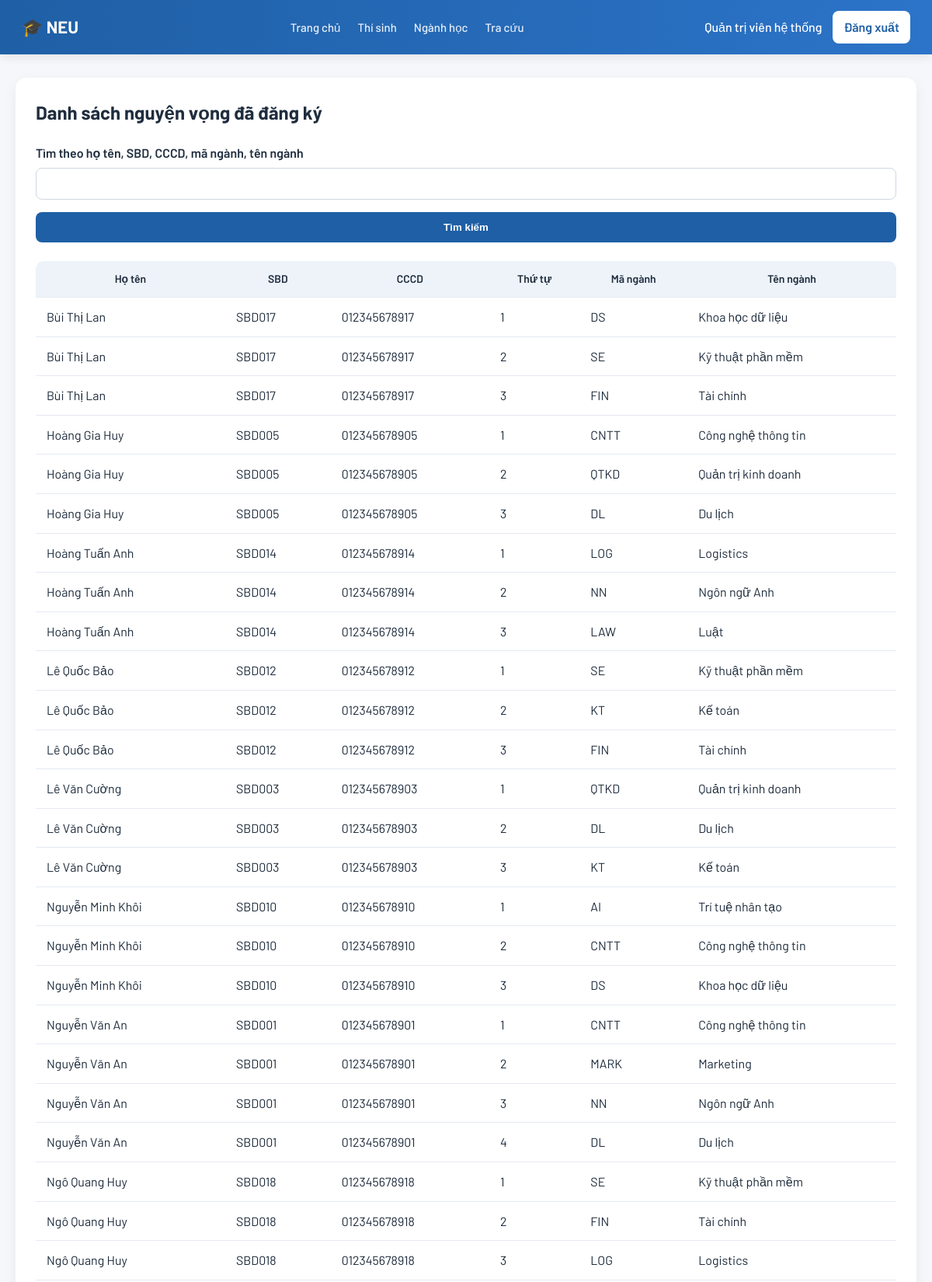
The app's page /preferences/admin (signed in, upper part) with its own data.
### tables this page shows
CREATE TABLE nguyen_vong (
    id INTEGER PRIMARY KEY AUTOINCREMENT,
    thi_sinh_id INTEGER NOT NULL,
    nganh_id INTEGER NOT NULL,
    thu_tu INTEGER NOT NULL,
    FOREIGN KEY (thi_sinh_id) REFERENCES thi_sinh(id)
        ON UPDATE CASCADE
        ON DELETE CASCADE,
    FOREIGN KEY (nganh_id) REFERENCES nganh_hoc(id)
        ON UPDATE CASCADE
        ON DELETE RESTRICT,
    CHECK (thu_tu > 0),
    UNIQUE (thi_sinh_id, nganh_id),
    UNIQUE (thi_sinh_id, thu_tu)
);

CREATE TABLE thi_sinh (
    id INTEGER PRIMARY KEY AUTOINCREMENT,
    cccd TEXT UNIQUE,
    sbd TEXT UNIQUE,
    ma_ho_so TEXT UNIQUE,
    ho_ten TEXT NOT NULL,
    ngay_sinh TEXT,
    gioi_tinh TEXT,
    dan_toc TEXT,
    noi_sinh TEXT,
    doi_tuong_uu_tien TEXT,
    khu_vuc_uu_tien TEXT,
    diem_cong_xet_tuyen REAL,
    tinh_tp TEXT,
    quan_huyen TEXT,
    nam_tot_nghiep INTEGER,
    hoc_luc TEXT,
    hanh_kiem TEXT,
    diem_tb_lop_12 REAL,
    ma_tinh_lop_12 TEXT,
    ma_truong_lop_12 TEXT,
    diem_toan REAL,
    diem_van REAL,
    diem_ly REAL,
    diem_ngoai_ngu REAL,
    ma_mon_ngoai_ngu TEXT,
    diem_xet_tot_nghiep REAL,
    diem_thpt REAL,
    diem_dgnl_dgtd REAL,
    diem_ccqt_thpt REAL,
    diem_sat_act REAL,
    diem_pt_khac REAL,
    diem_max_xet_tuyen REAL
);

CREATE TABLE nganh_hoc (
    id INTEGER PRIMARY KEY AUTOINCREMENT,
    ma_nganh TEXT NOT NULL UNIQUE,
    ten_nganh TEXT NOT NULL,
    mo_ta TEXT
);

### preferences/views.py (the view)
@preferences_bp.route("/admin")
@login_required
@role_required("admin")
def admin_preferences():
    keyword = request.args.get("keyword", "").strip()
    conn = get_db_connection()
    if keyword:
        preferences = conn.execute(
            """
            SELECT
                nv.id,
                nv.thu_tu,
                ts.ho_ten,
                ts.sbd,
                ts.cccd,
                nh.ma_nganh,
                nh.ten_nganh
            FROM nguyen_vong nv
            JOIN thi_sinh ts ON nv.thi_sinh_id = ts.id
            JOIN nganh_hoc nh ON nv.nganh_id = nh.id
            WHERE ts.ho_ten LIKE ?
               OR ts.sbd LIKE ?
               OR ts.cccd LIKE ?
               OR nh.ma_nganh LIKE ?
               OR nh.ten_nganh LIKE ?
            ORDER BY ts.ho_ten ASC, nv.thu_tu ASC
            """,
            (
                f"%{keyword}%",
                f"%{keyword}%",
                f"%{keyword}%",
                f"%{keyword}%",
                f"%{keyword}%"
            )
        ).fetchall()
    else:
        preferences = conn.execute(
            """
            SELECT
                nv.id,
                nv.thu_tu,
                ts.ho_ten,
                ts.sbd,
                ts.cccd,
                nh.ma_nganh,
                nh.ten_nganh
            FROM nguyen_vong nv
            JOIN thi_sinh ts ON nv.thi_sinh_id = ts.id
            JOIN nganh_hoc nh ON nv.nganh_id = nh.id
            ORDER BY ts.ho_ten ASC, nv.thu_tu ASC
            """
        ).fetchall()
    conn.close()
    return render_template("admin_preferences.html", preferences=preferences, keyword=keyword)

### preferences/views.py (called while the page is built)
def get_db_connection():
    conn = sqlite3.connect(DATABASE)
    conn.row_factory = sqlite3.Row
    return conn

def login_required(func):
    @wraps(func)
    def wrapper(*args, **kwargs):
        if not session.get("user_id"):
            return redirect(url_for("auth.login"))
        return func(*args, **kwargs)
    return wrapper

def role_required(role):
    def decorator(func):
        @wraps(func)
        def wrapper(*args, **kwargs):
            if session.get("role") != role:
                return "Bạn không có quyền truy cập.", 403
            return func(*args, **kwargs)
        return wrapper
    return decorator

### templates/admin_preferences.html (shortened to what this page needs)
{% extends "base.html" %}
{% block content %}
<div class="page-card">
    <div class="page-header">
        <h2>Danh sách nguyện vọng đã đăng ký</h2>
    </div>
    <form method="GET" class="form-grid">
        <div class="form-group">
            <label>Tìm theo họ tên, SBD, CCCD, mã ngành, tên ngành</label>
            <input type="text" name="keyword" value="{{ keyword or '' }}">
        </div>
        <div class="form-group">
            <button type="submit" class="btn-submit">Tìm kiếm</button>
        </div>
    </form>
    <table class="data-table">
        <thead>
            <tr>
                <th>Họ tên</th>
                <th>SBD</th>
                <th>CCCD</th>
                <th>Thứ tự</th>
                <th>Mã ngành</th>
                <th>Tên ngành</th>
            </tr>
        </thead>
        <tbody>
            {% for item in preferences %}
            <tr>
                <td>{{ item.ho_ten }}</td>
                <td>{{ item.sbd }}</td>
                <td>{{ item.cccd }}</td>
                <td>{{ item.thu_tu }}</td>
                <td>{{ item.ma_nganh }}</td>
                <td>{{ item.ten_nganh }}</td>
            </tr>
            {% else %}
            <tr>
                <td colspan="6">Không có dữ liệu.</td>
            </tr>
            {% endfor %}
        </tbody>
    </table>
</div>
{% endblock %}

### static/style.css (style rules this page uses)
* { margin: 0; padding: 0; box-sizing: border-box; }
body { font-family: 'Barlow', sans-serif; background: #f5f7fb; color: #1f2d3d; line-height: 1.6; }
.page-card { background: #fff; border-radius: 14px; padding: 26px; box-shadow: 0 6px 18px rgba(0,0,0,0.06); }
.page-header { display: flex; justify-content: space-between; align-items: center; margin-bottom: 20px; }
.btn-submit, .btn-action, .btn-small { border: none; cursor: pointer; font-weight: 600; border-radius: 8px; transition: all 0.2s ease; }
.btn-submit { width: 100%; padding: 12px; background: #1f5fa5; color: white; }
.form-grid { display: grid; gap: 16px; margin-bottom: 24px; }
.form-group label { font-weight: 600; margin-bottom: 6px; display: block; }
.form-group input, .form-group select { width: 100%; padding: 11px 13px; border-radius: 8px; border: 1px solid #d0d7e2; font-size: 15px; transition: 0.2s; }
.data-table { width: 100%; border-collapse: collapse; margin-top: 20px; border-radius: 10px; overflow: hidden; }
.data-table th { background: #eef3fa; font-weight: 600; font-size: 14px; }
.data-table th, .data-table td { padding: 12px 14px; border-bottom: 1px solid #e5eaf2; }

### records on screen
nguyen_vong: ho_ten "Bùi Thị Lan", sbd "SBD017", cccd "012345678917", thu_tu "1", ma_nganh "DS", ten_nganh "Khoa học dữ liệu"
nguyen_vong: ho_ten "Bùi Thị Lan", sbd "SBD017", cccd "012345678917", thu_tu "2", ma_nganh "SE", ten_nganh "Kỹ thuật phần mềm"
nguyen_vong: ho_ten "Bùi Thị Lan", sbd "SBD017", cccd "012345678917", thu_tu "3", ma_nganh "FIN", ten_nganh "Tài chính"
nguyen_vong: ho_ten "Hoàng Gia Huy", sbd "SBD005", cccd "012345678905", thu_tu "1", ma_nganh "CNTT", ten_nganh "Công nghệ thông tin"
nguyen_vong: ho_ten "Hoàng Gia Huy", sbd "SBD005", cccd "012345678905", thu_tu "2", ma_nganh "QTKD", ten_nganh "Quản trị kinh doanh"
nguyen_vong: ho_ten "Hoàng Gia Huy", sbd "SBD005", cccd "012345678905", thu_tu "3", ma_nganh "DL", ten_nganh "Du lịch"
nguyen_vong: ho_ten "Hoàng Tuấn Anh", sbd "SBD014", cccd "012345678914", thu_tu "1", ma_nganh "LOG", ten_nganh "Logistics"
nguyen_vong: ho_ten "Hoàng Tuấn Anh", sbd "SBD014", cccd "012345678914", thu_tu "2", ma_nganh "NN", ten_nganh "Ngôn ngữ Anh"
nguyen_vong: ho_ten "Hoàng Tuấn Anh", sbd "SBD014", cccd "012345678914", thu_tu "3", ma_nganh "LAW", ten_nganh "Luật"
nguyen_vong: ho_ten "Lê Quốc Bảo", sbd "SBD012", cccd "012345678912", thu_tu "1", ma_nganh "SE", ten_nganh "Kỹ thuật phần mềm"
nguyen_vong: ho_ten "Lê Quốc Bảo", sbd "SBD012", cccd "012345678912", thu_tu "2", ma_nganh "KT", ten_nganh "Kế toán"
nguyen_vong: ho_ten "Lê Quốc Bảo", sbd "SBD012", cccd "012345678912", thu_tu "3", ma_nganh "FIN", ten_nganh "Tài chính"
nguyen_vong: ho_ten "Lê Văn Cường", sbd "SBD003", cccd "012345678903", thu_tu "1", ma_nganh "QTKD", ten_nganh "Quản trị kinh doanh"
nguyen_vong: ho_ten "Lê Văn Cường", sbd "SBD003", cccd "012345678903", thu_tu "2", ma_nganh "DL", ten_nganh "Du lịch"
nguyen_vong: ho_ten "Lê Văn Cường", sbd "SBD003", cccd "012345678903", thu_tu "3", ma_nganh "KT", ten_nganh "Kế toán"
nguyen_vong: ho_ten "Nguyễn Minh Khôi", sbd "SBD010", cccd "012345678910", thu_tu "1", ma_nganh "AI", ten_nganh "Trí tuệ nhân tạo"
nguyen_vong: ho_ten "Nguyễn Minh Khôi", sbd "SBD010", cccd "012345678910", thu_tu "2", ma_nganh "CNTT", ten_nganh "Công nghệ thông tin"
nguyen_vong: ho_ten "Nguyễn Minh Khôi", sbd "SBD010", cccd "012345678910", thu_tu "3", ma_nganh "DS", ten_nganh "Khoa học dữ liệu"
nguyen_vong: ho_ten "Nguyễn Văn An", sbd "SBD001", cccd "012345678901", thu_tu "1", ma_nganh "CNTT", ten_nganh "Công nghệ thông tin"
nguyen_vong: ho_ten "Nguyễn Văn An", sbd "SBD001", cccd "012345678901", thu_tu "2", ma_nganh "MARK", ten_nganh "Marketing"
nguyen_vong: ho_ten "Nguyễn Văn An", sbd "SBD001", cccd "012345678901", thu_tu "3", ma_nganh "NN", ten_nganh "Ngôn ngữ Anh"
nguyen_vong: ho_ten "Nguyễn Văn An", sbd "SBD001", cccd "012345678901", thu_tu "4", ma_nganh "DL", ten_nganh "Du lịch"
nguyen_vong: ho_ten "Ngô Quang Huy", sbd "SBD018", cccd "012345678918", thu_tu "1", ma_nganh "SE", ten_nganh "Kỹ thuật phần mềm"
nguyen_vong: ho_ten "Ngô Quang Huy", sbd "SBD018", cccd "012345678918", thu_tu "2", ma_nganh "FIN", ten_nganh "Tài chính"
nguyen_vong: ho_ten "Ngô Quang Huy", sbd "SBD018", cccd "012345678918", thu_tu "3", ma_nganh "LOG", ten_nganh "Logistics"

### other values on screen
{{ session.get("display_name") }} "Quản trị viên hệ thống"
